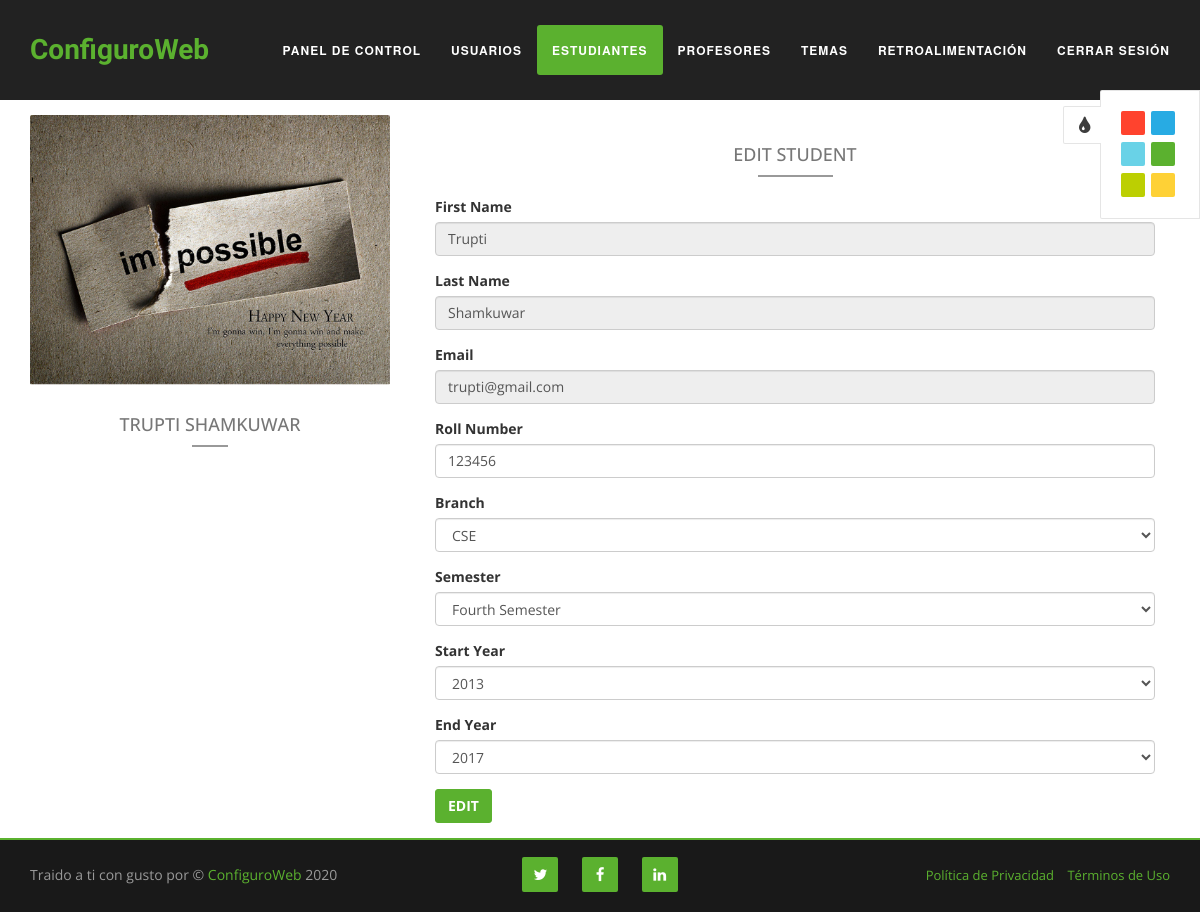
/editstudent.php?id=5 (signed in), run on the app's committed database.
### tables this page shows
CREATE TABLE `students` (
  `id` int(11) NOT NULL,
  `user_id` int(11) NOT NULL,
  `roll_no` varchar(50) NOT NULL,
  `branch` varchar(200) NOT NULL,
  `start_year` int(11) NOT NULL,
  `end_year` int(11) NOT NULL,
  `semester` varchar(200) NOT NULL,
  `status` int(11) NOT NULL,
  `created` datetime NOT NULL,
  `modified` datetime NOT NULL
);

CREATE TABLE `users` (
  `id` int(11) NOT NULL,
  `fname` varchar(100) NOT NULL,
  `lname` varchar(100) NOT NULL,
  `mobile` varchar(14) NOT NULL,
  `address` text NOT NULL,
  `gender` varchar(10) NOT NULL,
  `email` varchar(100) NOT NULL,
  `dob` datetime NOT NULL,
  `password` varchar(200) NOT NULL,
  `question` varchar(200) NOT NULL,
  `answer` varchar(200) NOT NULL,
  `role` varchar(50) NOT NULL,
  `imgurl` varchar(200) NOT NULL,
  `status` int(11) NOT NULL,
  `created` datetime NOT NULL,
  `modified` datetime NOT NULL
);

### classes/Students.php (called while the page is built, shortened)
<?php
include_once 'Connection.php';
class Students {
    private $id;
    function setId($id) {
        $this->id = $id;
    }
    public function getStudentById(){
        $connection = new Connection();
        $query = "SELECT users.fname,users.imgurl,users.lname,users.email,users.address,users.dob,users.question,users.answer,users.mobile,users.gender,students.* "
                . " FROM students INNER JOIN users ON (users.id = students.user_id ) where students.id = ".$this->id;
        $result = $connection->allSelect($query);
        return $result;
    }
}

### classes/Connection.php (called while the page is built, shortened)
<?php
class Connection {
        private $host = "localhost";
        private $user = "root";
        private $password = "";
        private $database = "template";
        public function getConnection(){
            $conn = new mysqli($this->host, $this->user, $this->password, $this->database);
            return $conn;
        }
        public function allSelect($query){
            $conn = $this->getConnection();
            $result = $conn->query($query);
            return $result;
        }
}

### editstudent.php (the view, shortened to what this page needs)
<?php
    include_once "classes/Students.php";
if(isset($_GET['id'])){
    $student = new Students();
    $student->setId($_GET['id']);
    $result = $student->getStudentById();
}
include  "header.php" ?>
<link rel="stylesheet" href="css/header.css" >
        <section id="feature" class="feature-section first-section">
            <div class="container">
                <div class="row">
                    <div class="col-md-4 col-xs-12">
                        <?php if($result->num_rows > 0){
                             $row = $result->fetch_assoc();
                             if($row['imgurl'] != ""){
                                 $imgurl = "profile/".$row['imgurl'];
                             }else{
                                 $imgurl = "profile/profile.png";
                             }
                            ?>
                        <div class="welcome-section">
                            <img class="img-circle" src="<?php echo $imgurl; ?>" >
                            <h4 class="text-center">
                                <?php echo $row['fname']." ".$row['lname']; ?>
                            </h4>
                            <div class="border"></div>
                        </div>
                        <?php } ?>
                    </div>
                    <div class="col-md-8 col-xs-12">
                        <div class="welcome-section">
                                <h4 class="text-center"> Edit Student </h4>
                                <div class="border"></div>
                                <br/>
                                <?php if($result->num_rows > 0){
                                    ?>
                                    <form  enctype="multipart/form-data" method="post">
                                     <div class="col-md-12 col-xs-12">
                                        <div class="form-group">
                                            <label>First Name</label>
                                            <input type='text' readonly="" class="form-control" value='<?php echo $row['fname']; ?>' />
                                        </div>
                                     </div>
                                    <div class="col-md-12 col-xs-12">
                                        <div class="form-group">
                                            <label>Last Name</label>
                                            <input type='text' readonly="" class="form-control" value='<?php echo  $row['lname']; ?>' />
                                        </div>
                                     </div>
                                    <div class="col-md-12 col-xs-12">
                                        <div class="form-group">
                                            <label>Email</label>
                                            <input type='text' readonly="" class="form-control" value='<?php echo $row['email']; ?>' />
                                        </div>
                                     </div>
                                    <div class="col-md-12 col-xs-12">
                                        <div class="form-group">
                                            <label>Roll Number</label>
                                            <input type="text" name="roll_no"  class="form-control" value="<?php echo $row['roll_no']; ?>" data-validate="required" >
                                        </div>
                                    </div>
                                    <div class="col-md-12 col-xs-12">
                                        <div class="form-group">
                                            <label>Branch</label>
                                            <select class="form-control" name="branch" data-validate="required">
                                                <option value='CSE' <?php if($row['branch'] == "CSE") echo "selected"?>>CSE</option>
                                            </select>
                                        </div>
                                    </div>
                                     <div class="col-md-12 col-xs-12">
                                        <div class="form-group">
                                            <label>Semester</label>
                                            <select class="form-control" name="semester" data-validate="required">
                                                <option value='Fourth' <?php if($row['semester'] == "Fourth") echo "selected"?>>Fourth Semester</option>
                                            </select>
                                        </div>
                                    </div>
                                    <div class="col-md-12 col-xs-12">
                                        <div class="form-group">
                                            <label>Start Year</label>
                                            <select class="form-control" name="start_year" data-validate="required">
                                                <?php for($i=2000;$i <= 2050;$i++){ ?>
                                                        <option <?php if($row['start_year'] == $i) echo "selected" ?> value='<?php echo $i; ?>'><?php echo $i; ?></option>
                                                <?php } ?>
                                            </select>
                                        </div>
                                    </div>
                                    <div class="col-md-12 col-xs-12">
                                        <div class="form-group">
                                            <label>End Year</label>
                                            <select class="form-control" name="end_year" data-validate="required">
                                                <?php for($i=2000;$i <= 2050;$i++){ ?>
                                                        <option <?php if($row['end_year'] == $i) echo "selected" ?> value='<?php echo $i; ?>'><?php echo $i; ?></option>
                                                <?php } ?>
                                            </select>
                                        </div>
                                    </div>
                                    <div class="col-md-12 col-xs-12">
                                        <div class="form-group">
                                            <button type="submit" name="editstudent" class="btn btn-primary" id="editStudent" value="editstudent"><strong>Edit</strong></button>
                                        </div>
                                    </div>
                            </form>
                                <br/>
                                <?php } ?>
                        </div>
                    </div>
                </div>
            </div>
        </section>
<?php include "footer.php"; ?>

### css/style.css (style rules this page uses)
body { overflow-x: hidden; font-family: 'Open Sans', sans-serif; }
h1, h2, h3, h4, h5, h6 { text-transform: uppercase; }
.btn-primary { text-transform: uppercase; font-weight: 300; color: #fff; -webkit-border-radius:3px; -moz-border-radius:3px; -o-border-radius:3px; border-radius:3px; -webkit-transition: all 0.3s; -moz-transition: all 0.3s; -o-transition: all 0.3s; transition: all 0.3s; }
.feature-section { padding-top: 100px; }
.welcome-section { padding-bottom: 40px; }
.welcome-section img { width: 100%; -webkit-border-radius: 2px; -moz-border-radius: 2px; -o-border-radius: 2px; border-radius: 2px; }
.border { border-top: 1px solid #999; border-bottom: 1px solid #999; margin: 0 45%; -webkit-transition: all 0.3s; -moz-transition: all 0.3s; -o-transition: all 0.3s; transition: all 0.3s; }
.welcome-section h4 { padding-top: 20px; color: #777; }

### css/color/green.css (style rules this page uses)
.btn-primary { border-color: #5BB12F; background-color: #5BB12F; }

### css/color/light-red.css (style rules this page uses)
.btn-primary { border-color: #FF432E; background-color: #FF432E; }

### css/color/blue.css (style rules this page uses)
.btn-primary { border-color: #28ABE3; background-color: #28ABE3; }

### css/color/light-blue.css (style rules this page uses)
.btn-primary { border-color: #69D2E7; background-color: #69D2E7; }

### css/color/yellow.css (style rules this page uses)
.btn-primary { border-color: #FED136; background-color: #FED136; }

### css/color/light-green.css (style rules this page uses)
.btn-primary { border-color: #BCCF02; background-color: #BCCF02; }

### css/header.css (style rules this page uses)
.first-section { padding-top:115px; }

### data on the page
students: user.imgurl (picture), user.fname "TRUPTI", user.lname "SHAMKUWAR", user.fname "Trupti", user.lname "Shamkuwar", user.email "trupti@gmail.com", roll_no "123456", branch "CSE", semester "Fourth Semester", start_year "2013", end_year "2017"
